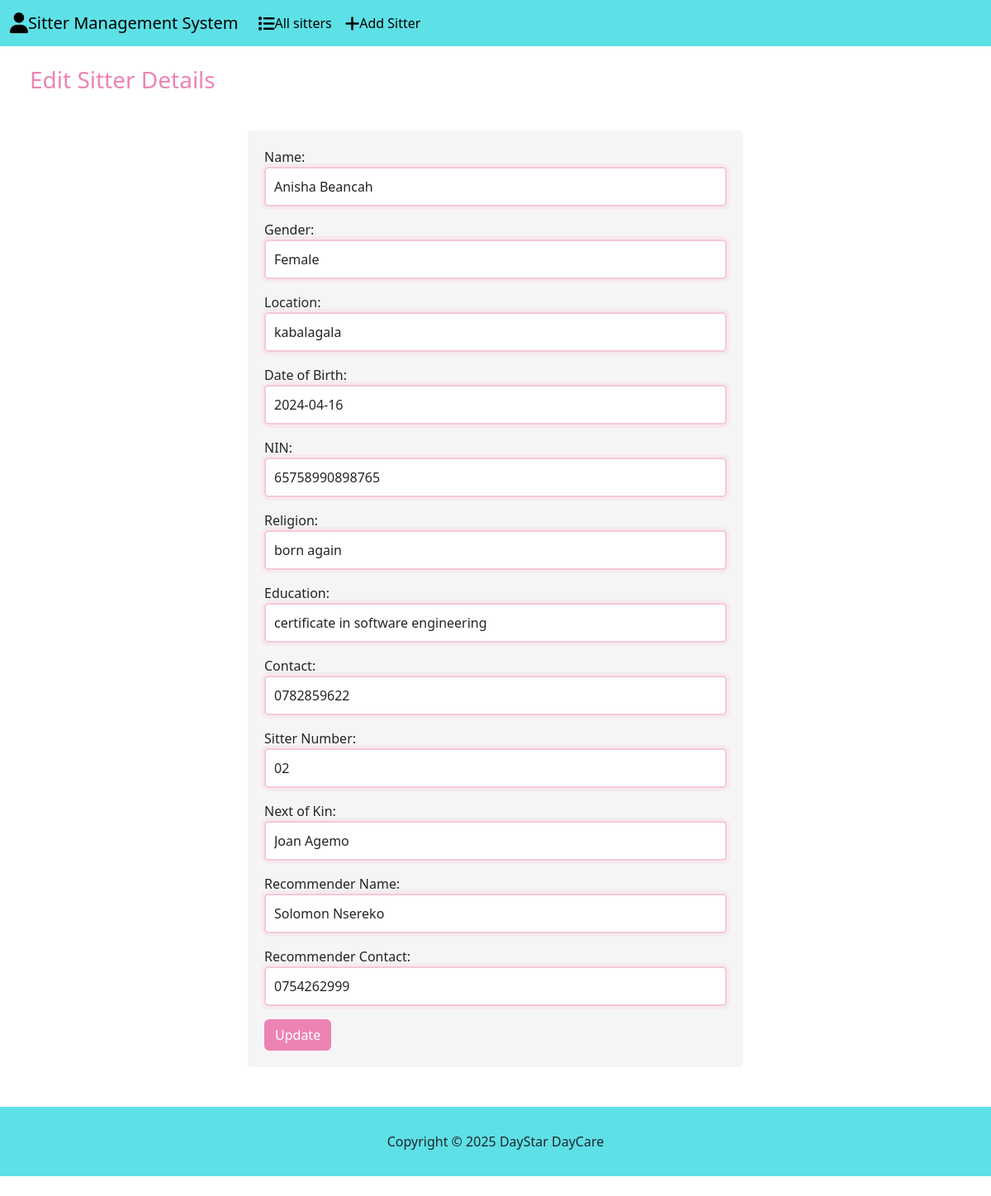
Before: /edit/2/ with the older database file.
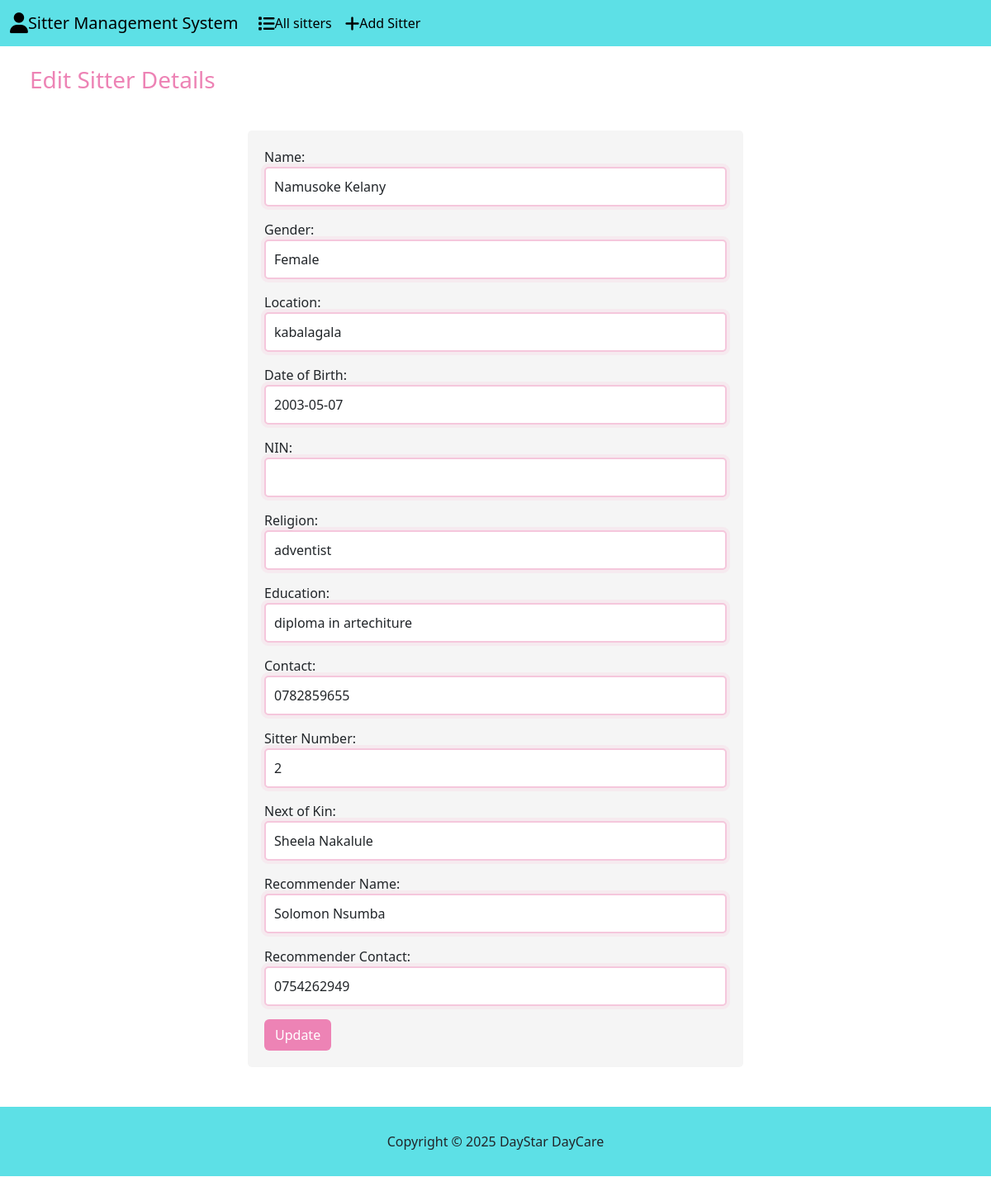
After: the same page with the newer database file.
### sitterlist/models.py (models this page shows, shortened)
class Student(models.Model):
    name = models.CharField(max_length=100, validators=[validate_letters])
    gender = models.CharField(max_length=10, validators=[validate_letters])
    location = models.CharField(max_length=100, validators=[validate_letters])
    date_of_birth = models.DateField()
    nin = models.CharField(max_length=14,validators=[validate_NIN_length], default='CF')
    religion = models.CharField(max_length=50, blank=True,null=True,verbose_name="Religion(optional)")
    education = models.CharField(max_length=100, validators=[validate_letters])
    contact = models.CharField(max_length=15, default='',validators=[validate_contact_length])
    sitter_number = models.CharField(max_length=200,unique=True,blank=False, null=True)
    next_of_kin = models.CharField(max_length=100, validators=[validate_letters])
    recommender_name = models.CharField(max_length=100, validators=[validate_letters])
    recommender_contact = models.CharField(max_length=15, default='',validators=[validate_contact_length])

### sitterlist/views.py (the view)
# urls.py: path('edit/<int:id>/', views.edit_student, name='edit_student'),
def edit_student(request, id):
    student = get_object_or_404(Student, id=id)
    if request.method == 'POST':
        form = StudentForm(request.POST, instance=student)
        if form.is_valid():
            form.save()
            return redirect('immy_view')
    else:
        form = StudentForm(instance=student)
    return render(request, 'edit.html', {'form': form})

### sitterlist/templates/edit.html (shortened to what this page needs)
{% load static %}
<!DOCTYPE html>
<html lang="en">
<head>
    <link rel="stylesheet" href="{% static 'css/bootstrap.min.css' %}">
    <link href="https://cdnjs.cloudflare.com/ajax/libs/font-awesome/6.5.2/css/all.min.css" rel="stylesheet">
    <link rel="stylesheet" href="{% static 'list.css' %}">
</head>
<body class="d-flex flex-column min-vh-100">
    <nav class="navbar navbar-expand-lg custom-bg-ed83b5" data-bs-theme="dark" style="background-color: #5de0e6;">
        <div class="container-fluid">
            <a class="navbar-brand" href="{% url 'immy_view' %}">
                <i class="fa-solid fa-user fa-lg"></i>Sitter Management System</a>
            <div class="collapse navbar-collapse" id="navbarColor01">
                <ul class="navbar-nav me-auto">
                    <li class="nav-item">
                        <a class="nav-link" href="{% url 'immy_view' %}"><i class="fa-solid fa-list fa-lg"></i>All sitters</a>
                    </li>
                    <li class="nav-item">
                        <a class="nav-link" href="{% url 'added' %}"><i class="fa-solid fa-plus fa-lg"></i>Add Sitter</a>
                    </li>
                </ul>
            </div>
        </div>
    </nav>
    <div class="container-fluid">
        <h3 class="m-4" style="color: #ed83b5;">Edit Sitter Details</h3>
        <div class="row">
            <div class="col-md-6 offset-md-3 form-container">
                <form method="post">
                    {{ form.as_p }}
                    <button type="submit" class="btn custom-btn-ed83b5" style="background-color: #ed83b5; color: white;">Update</button>
                </form>
            </div>
        </div>
    </div><br><br>
    <footer class="mt-auto mb-4" style="background-color: #5de0e6; padding: 30px;">
        <div class="text-center">
            <span>Copyright &copy; <script>document.write(new Date().getFullYear())</script> DayStar DayCare</span>
        </div>
    </footer>
</body>
</html>

Changed rows visible on the page:
changed Student "Female": name "Anisha Beancah" → "Namusoke Kelany"; date_of_birth "2024-04-16" → "2003-05-07"; nin "65758990898765" → (not shown); religion "born again" → "adventist"; education "certificate in software engineering" → "diploma in artechiture"; contact "0782859622" → "0782859655"; sitter_number "02" → "2"; next_of_kin "Joan Agemo" → "Sheela Nakalule"; recommender_name "Solomon Nsereko" → "Solomon Nsumba"; recommender_contact "0754262999" → "0754262949"
